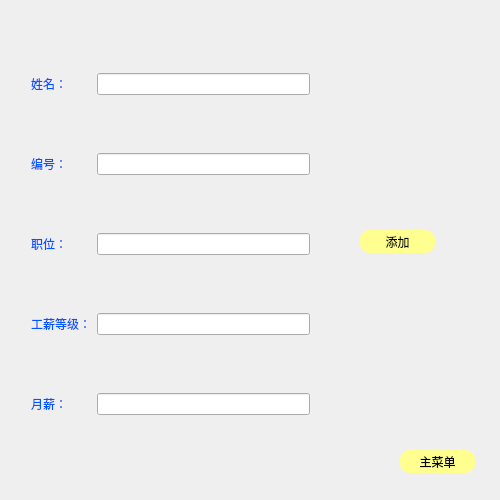
<?xml version="1.0" encoding="UTF-8"?>
<ui version="4.0">
 <class>AddWidget</class>
 <widget class="QWidget" name="AddWidget">
  <property name="geometry">
   <rect>
    <x>0</x>
    <y>0</y>
    <width>500</width>
    <height>500</height>
   </rect>
  </property>
  <property name="windowTitle">
   <string>AddWidget</string>
  </property>
  <widget class="QPushButton" name="returnButton">
   <property name="geometry">
    <rect>
     <x>400</x>
     <y>450</y>
     <width>75</width>
     <height>23</height>
    </rect>
   </property>
   <property name="styleSheet">
    <string notr="true">#returnButton:!hover
{
border-radius:10px;
background-color:rgb(255,255,143);
}
#returnButton:hover
{
border-radius:10px;
background-color:rgb(255,100,143);
}</string>
   </property>
   <property name="text">
    <string>主菜单</string>
   </property>
  </widget>
  <widget class="QPushButton" name="addButton">
   <property name="geometry">
    <rect>
     <x>360</x>
     <y>230</y>
     <width>75</width>
     <height>23</height>
    </rect>
   </property>
   <property name="styleSheet">
    <string notr="true">#addButton:!hover
{
border-radius:10px;
background-color:rgb(255,255,143);
}
#addButton:hover
{
border-radius:10px;
background-color:rgb(255,100,143);
}</string>
   </property>
   <property name="text">
    <string>添加</string>
   </property>
  </widget>
  <widget class="QWidget" name="widget" native="true">
   <property name="geometry">
    <rect>
     <x>20</x>
     <y>10</y>
     <width>301</width>
     <height>471</height>
    </rect>
   </property>
   <layout class="QGridLayout" name="gridLayout">
    <item row="0" column="0">
     <widget class="QLabel" name="nameLabel">
      <property name="styleSheet">
       <string notr="true">color: rgb(0, 85, 255);</string>
      </property>
      <property name="text">
       <string>姓名：</string>
      </property>
     </widget>
    </item>
    <item row="0" column="1">
     <widget class="QLineEdit" name="nameLineEdit"/>
    </item>
    <item row="1" column="0">
     <widget class="QLabel" name="numberLabel">
      <property name="styleSheet">
       <string notr="true">color: rgb(0, 85, 255);</string>
      </property>
      <property name="text">
       <string>编号：</string>
      </property>
     </widget>
    </item>
    <item row="1" column="1">
     <widget class="QLineEdit" name="numberLineEdit"/>
    </item>
    <item row="2" column="0">
     <widget class="QLabel" name="jobLabel">
      <property name="styleSheet">
       <string notr="true">color: rgb(0, 85, 255);</string>
      </property>
      <property name="text">
       <string>职位：</string>
      </property>
     </widget>
    </item>
    <item row="2" column="1">
     <widget class="QLineEdit" name="jobLineEdit"/>
    </item>
    <item row="3" column="0">
     <widget class="QLabel" name="salGradeLabel">
      <property name="styleSheet">
       <string notr="true">color: rgb(0, 85, 255);</string>
      </property>
      <property name="text">
       <string>工薪等级：</string>
      </property>
     </widget>
    </item>
    <item row="3" column="1">
     <widget class="QLineEdit" name="salGradeLineEdit"/>
    </item>
    <item row="4" column="0">
     <widget class="QLabel" name="salaryLabel">
      <property name="styleSheet">
       <string notr="true">color: rgb(0, 85, 255);</string>
      </property>
      <property name="text">
       <string>月薪：</string>
      </property>
     </widget>
    </item>
    <item row="4" column="1">
     <widget class="QLineEdit" name="salaryLineEdit"/>
    </item>
   </layout>
  </widget>
 </widget>
 <layoutdefault spacing="6" margin="11"/>
 <resources/>
 <connections/>
</ui>
